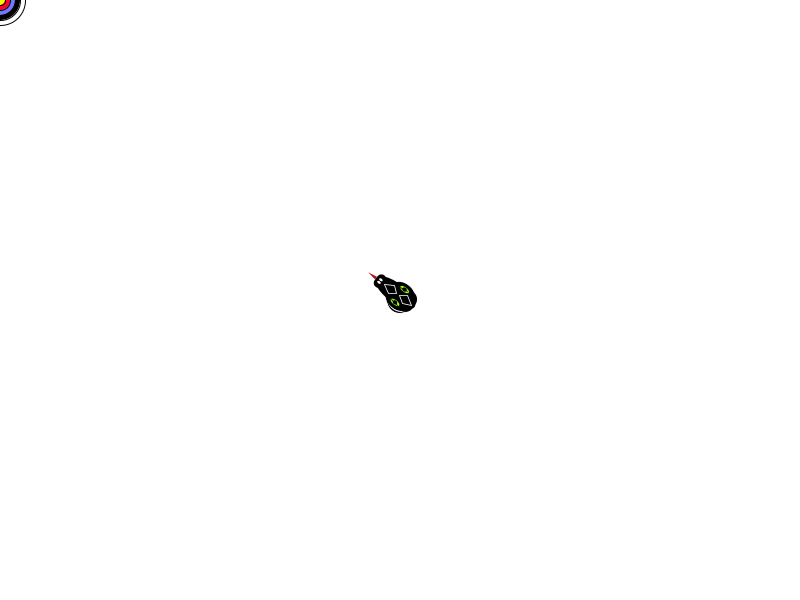
Frame 1 (no input)
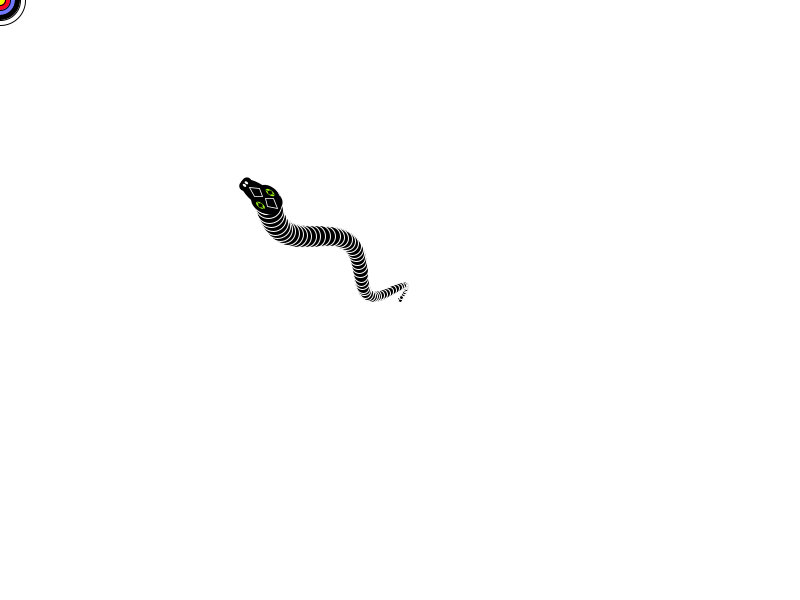
Frame 60 (the mouse pressed at the canvas centre just before this capture)
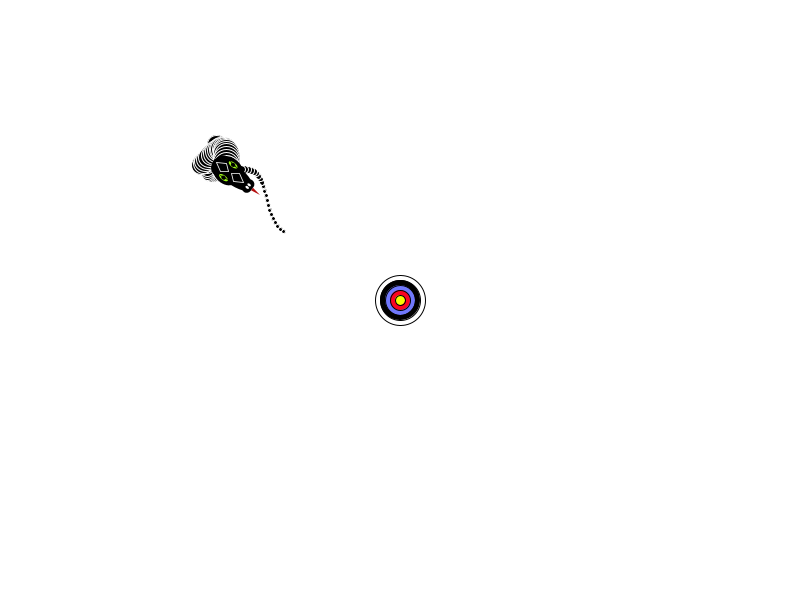
Frame 120 (the mouse held since frame 60 and released just before this capture)

The Processing sketch that drew these frames (run headless with seeded random() and noise(); from frame 60 on, the mouse is pressed at the canvas centre):

// Processing sketch: processing_175409
// ── processing_175409.pde

// physics from the Nature of Code by Daniel Shiffman.
// Ch3 wave motion and Ch6 'Seek' behaviour
// add a rotating head and seeking behaviour to sineWaveSnake

SnakeManager snake;

void setup() {
  size(800, 600);
  snake = new SnakeManager();
}

void draw(){;
  frameRate(10);
  background(255);
  snake.followTarget();
}

class Body { 
  int len =  70;
  Segment[] segments = new Segment[len];
  float x, y, size;

  Body() {
    // stack new segments on top of each other
    x = width/2;
    y = height/2;
    size = 2;
    for (int i = 0; i < len; i++) {
      if (i > 10) { 
        size += 0.2;
      }
      segments[i] = new Segment(x, y, size);
    }
  }

  void update (PVector renderPos) {
    segments[len-1].pos = renderPos; // update the lead segment
    // move the render values along the snake body, following the lead segment
    for (int i = 1; i < len; i++) {
      segments[i-1].pos = segments[i].pos;
    }
  }

  void display() {
    for (Segment s : segments) {
      s.display();
    }
  }
}


class Segment {
  PVector pos;
  float  rad;

  Segment(float x, float y, float f) {
    pos = new PVector(x, y); 
    rad = f;
  }

  void display() {
    stroke(255);
    strokeWeight(1);
    fill(0);
    ellipseMode(RADIUS);
    ellipse(pos.x, pos.y, rad, rad);
    
  }
}
class Head {
  PVector pos;
  float flt, amplitude, period, x, y;
  
  Head() {
    pos = new PVector();
    period  = 7;   
    amplitude = 20; 
    x = 10;
    y = 0;
  }

  void display() {
    noStroke();
    fill(#B40D0D);
    strokeWeight(2);
    flt =  amplitude * cos(TWO_PI * frameCount/period);
    triangle(x+30, y-2, x+30, y+2, x+30+flt, y); //tongue

    fill(0);
    ellipseMode(CENTER);
    ellipse(x+24, y-3, 12, 12);// nostril surround
    ellipse(x+24, y+3, 12, 12);

    ellipse(x-18, y-3, 22, 22);// back of head
    ellipse(x-18, y+3, 22, 22);

    ellipse(x, y, 60, 24); // base

    ellipse(x-7, y-7, 30, 20);//eye surround
    ellipse(x-7, y+7, 30, 20);

    noFill();
    stroke(255);
    strokeWeight(1);
    quad(x-2, y, x+6, y-6, x+17, y, x+6, y+6); // diamonds
    quad(x-26, y, x-15, y-6, x-7, y, x-15, y+6);

    fill(#A0FC17);
    noStroke();
    ellipse(x-7, y-10, 13, 6);// eyes green
    ellipse(x-7, y+10, 13, 6);
    
    fill(255);
    ellipse(x+24, y-2, 5, 3);// nostrils
    ellipse(x+24, y+2, 5, 3);

    fill(0);
    ellipse(x-7, y-10, 6, 5); // eyes black
    ellipse(x-7, y+10, 6, 5);

    stroke(0);
    strokeWeight(1);
    line(x-12, y-11, x-2, y-10);  // eyes black
    line(x-12, y+10, x-2, y+9);
  }
}


class SnakeManager {
  Target target;
  Head head;
  Body body;
  PVector pos, accel, vel, waveVel, wavePos, desired;
  float maxSpeed, maxForce, angle, dist, m, amplitude, period;

  SnakeManager() {
    target = new Target();
    head = new Head();
    body = new Body();
    pos = new PVector(width/2, height/2);
    vel = new PVector(0, 0);
    accel = new PVector(0, 0);
    wavePos = new PVector(); 
    waveVel = new PVector();
    desired = new PVector();
    maxSpeed = 4;
    maxForce = 0.1;
    period = 30;
    amplitude = 15;
  } 

  void applyForce(PVector f) {
    accel.add(f);
  }

  void followTarget() { // the seek() method from NOC Ch6
    target.move();
    desired = PVector.sub(target.pos, pos);  
    dist = desired.mag(); 
    desired.normalize();  
    if (dist < 100) {
      m = map(dist, 0, 100, 0, maxSpeed);
      desired.mult(m);
    } else {
      desired.mult(maxSpeed);
    }
    PVector steer = PVector.sub(desired, vel);
    steer.limit(maxForce);
    applyForce(steer); 
    update(); 
    addWave();
    body.update(wavePos); // move the location values along the segment array
    display(); // both the head and body
  }

  // calculate a path for the wave component of movement
  void addWave() {
    waveVel.set(-vel.y, vel.x); // normal to vel
    waveVel.normalize();
    waveVel.mult(amplitude * sin(TWO_PI * frameCount / period));
    waveVel.add(vel);
    wavePos = PVector.add(waveVel, pos);
  }

  void update() {
    vel.add(accel);
    pos.add(vel);
    accel.mult(0);
  }

  void display() {
    body.display();
    angle = desired.heading2D();
    // angle = vel.heading2D();
    translate(wavePos.x, wavePos.y);
    rotate(angle);
    scale(0.8);
    head.display();
  }
}

class Target {
  PVector pos;
  Target() {
  }
  void move() {
    pos = new PVector(mouseX, mouseY);
    fill(255);
    ellipse(mouseX, mouseY, 50, 50);
    fill(0 );
    ellipse(mouseX, mouseY, 40, 40);
    fill( #7078FC);
    ellipse(mouseX, mouseY, 30, 30);
    fill(#FC0320 );
    ellipse(mouseX, mouseY, 20, 20);
    fill( #F8FC03);
    ellipse(mouseX, mouseY, 10, 10);
  }
}
